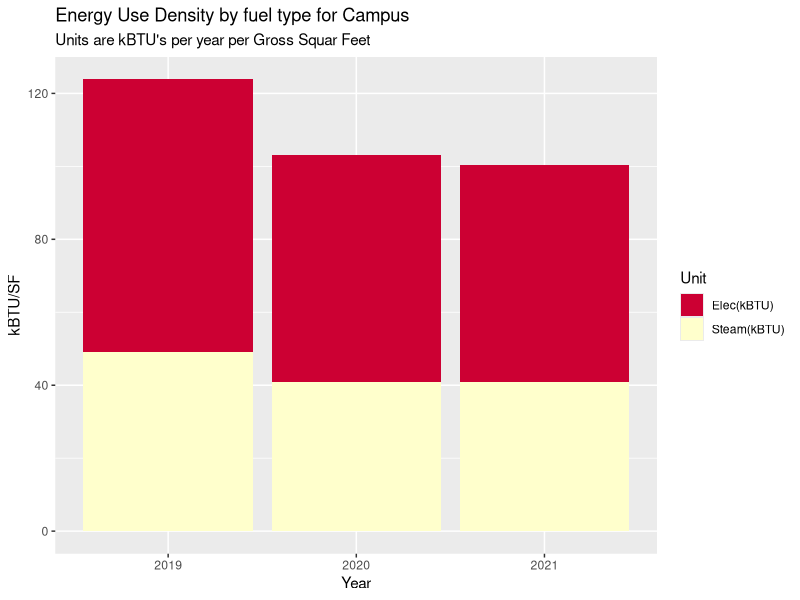
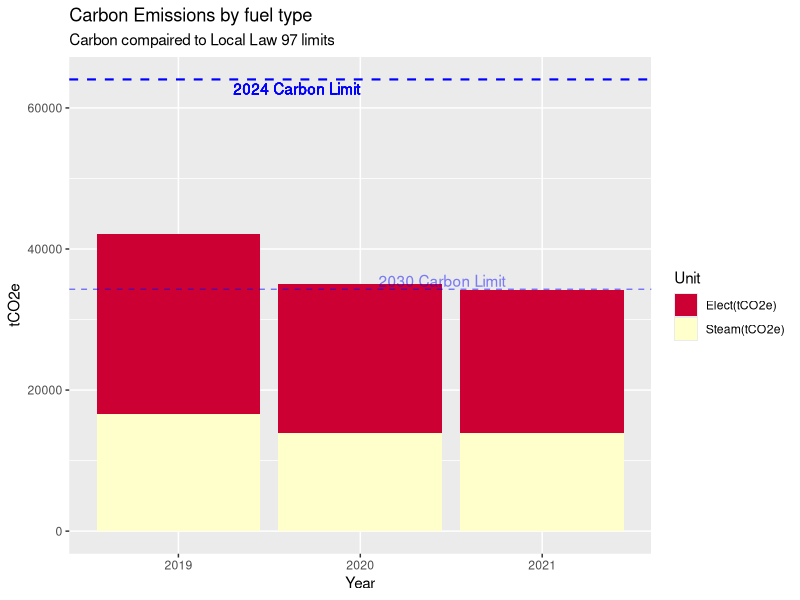
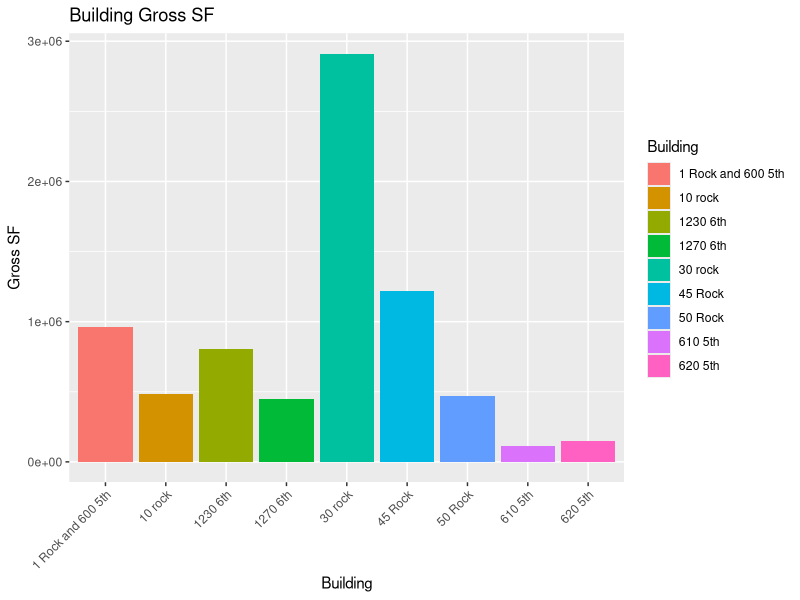
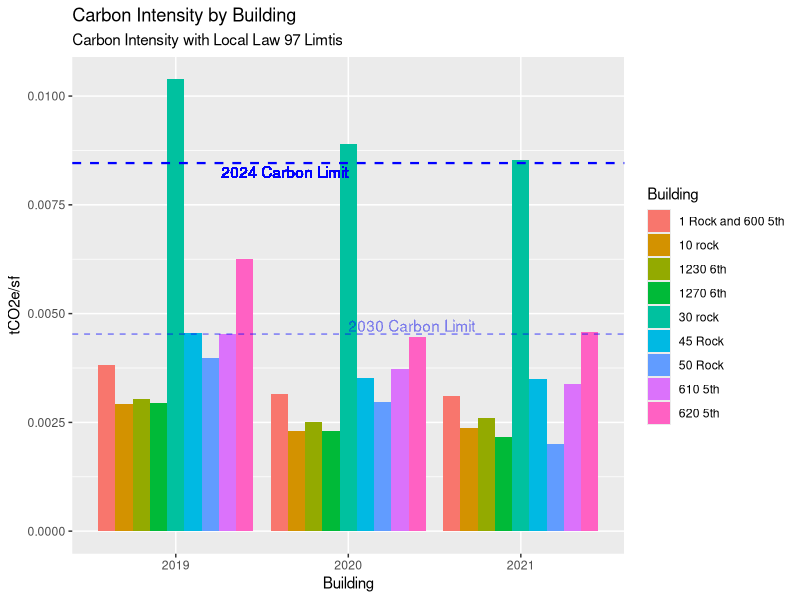

These charts were generated, in order, by the following R code: (Note: this script raises an error after producing the figures.)
## ---- chunk 1

# Load packages 
my_packages <- c("tidyverse", "vroom" , "janitor" , "glue" , "tsibble" , "tidytext","lubridate", "fable", "tsibbledata", "ggplot2", "forecast", "tseries", "rio", "zoo", "readxl", "tsibbledata", "knitr", "formattable", "scales", "kable", "kableExtra")   

invisible( lapply(my_packages, require, character.only = TRUE))

#Set up environment 
place <- "Home"  #Where are we working today. 
# place <- "work"

if (place == "Home"){setwd("C:/Users/paulr/Documents/R/RockCenterEnergyAnalysis")} else {setwd("C:/Users/prode/Documents/R/RockCenterEnergyAnalysis")}

if (!file.exists("data")) { dir.create("data")}

rm(place, my_packages ) #Clean up

options(dplyr.summarise.inform = FALSE)  # Suppress textin Knit printout. 



# Read in data

'ElecCF' <- 0.000288962  #2021 Carbon Values
'SteamCF' <- 0.00004493 #2021 Carbon Values
'IntensityLimit24' <- 0.00846 #2024 Limit
'IntensityLimit30' <- 0.00453 #2030 Limit

SteamData <- read_excel("data/Energy_Data_for_Net_Zero_Study.xlsx", sheet = "Sheet1", range = "B2:G11" , col_names = TRUE, na = "NA", col_types = NULL ) %>%  select(-5,-6)

ElectricData <- read_excel("data/Energy_Data_for_Net_Zero_Study.xlsx", sheet = "Sheet1", range = "B13:G23" , col_names = TRUE, na = "NA", col_types = NULL ) %>% select(-5,-6)



################################
# New Rules Source Excel Sheet #
RCEnergy_2 <- read_excel("data/LL97 Fines Rock Center - new rules.xlsx", sheet = "LL97 Fines", range = "A3:J14", col_names = TRUE, na = "NA", col_types = NULL)

Utilitydata_2 <- select(RCEnergy_2, "Building", "2019 kwh", "2020 kwh", "2021 kwh", "2019 mlbs", "2020 mlbs", "2021 mlbs", sqft)


################################

ElectricData %>% filter(Building == '1 Rock' | Building == '600 5th') %>% 
  select( -Building) %>% 
  summarise_each(funs(sum)) %>% 
  mutate(Building = "1 Rock and 600 5th") %>% 
  select(4,1,2,3) %>% rbind(ElectricData) %>% 
  filter(Building != '1 Rock' & Building != '600 5th') -> ElectricData

BuildingGSF <- read_excel("data/Energy_Data_for_Net_Zero_Study.xlsx", sheet = "Sheet1", range = "B28:C39" , col_names = TRUE, na = "NA", col_types = NULL ) %>% 
  filter(Building != '1 Rock' & Building != '600 5th')

UtilityData <- left_join(ElectricData, SteamData, by="Building") %>% left_join(BuildingGSF, by="Building")
UtilityData[is.na(UtilityData)] <- 0


# Adding NBC Electric
  All_Data <- read_excel("data/LL97 Fines Rock Center.xlsx", sheet = "NBC Energy", range = "B1:D64" , col_names = TRUE, na = "Not Available", col_types = c("guess", "guess", "numeric") ) %>% mutate(across(contains('Date'), ymd)) %>% select("Start Date", "kwh")
colnames(All_Data) <- c("Date",  "kwh")
All_Data %>% 
  group_by(year(Date)) %>% 
  summarise("Elect" = sum(kwh)) -> All_Data
colnames(All_Data) <- c("Date", "Elect")
All_Data %>% 
  filter(Date == 2019 | Date == 2020 | Date == 2021 ) -> All_Data
UtilityData[4,2] <- UtilityData[4,2] + All_Data[1,2]
UtilityData[4,3] <- UtilityData[4,3] + All_Data[2,2]
UtilityData[4,4] <- UtilityData[4,4] + All_Data[3,2]


#Campus EUI for each year 
UtilityData1 <- UtilityData 
apply(UtilityData1[2:4], 2, function(row) row * 3.4121 ) -> UtilityData1[2:4]
apply(UtilityData1[5:7], 2, function(row) row * 1194) -> UtilityData1[5:7]
UtilityData1 %>% select(`2019 kwh`, `2020 kwh`, `2021 kwh`, `2019 mlbs`, `2020 mlbs`, `2021 mlbs`, `Gross Floor Area`) %>%
summarise_each(funs(sum)) -> UtilityData1
    TotalFlArea <- UtilityData1$`Gross Floor Area`
    UtilityData1 %>% 
      select(-`Gross Floor Area`) %>% 
  gather(key = "Item", value = "Value") -> UtilityData1
  cbind(UtilityData1, str_split_fixed(UtilityData1$Item, " ", n=2)) %>% 
  select(-"Item") -> UtilityData1 
  colnames(UtilityData1)  <-  c("Value", "Year", "Unit") 
  apply(UtilityData1[3], 1, function(x) {ifelse(x == "kwh", "Elec(kBTU)", "Steam(kBTU)")}) -> UtilityData1[3]
  

  # Make an EUI plot with kBTU vales for both  electric and steam  
UtilityData2 <- UtilityData1
apply(UtilityData2[1], 1, function(row) row / TotalFlArea ) -> UtilityData2[1]
UtilityData2 %>% 
  ggplot(aes(x = Year, y = Value, fill = Unit)) +
  geom_bar(stat = "identity", position = "stack") +
  labs( title = "Energy Use Density by fuel type for Campus",
        subtitle = "Units are kBTU's per year per Gross Squar Feet") +
  xlab("Year") +
  ylab("kBTU/SF") +
  scale_fill_manual(values = c("#CC0033", "#FFFFCC"))


 ### Delta's ###
  UtilityData2 %>%
    group_by(Year) %>% 
    summarise("AnnuValues" = sum(Value)) %>% 
    mutate("BaseYear" = max(AnnuValues)) %>% 
    mutate("Delta" = AnnuValues/BaseYear) -> CampusDelta
  CampusDelta[4] <- sapply(CampusDelta[4], function(x) percent(x, accuracy=1))
## ---- chunk 2

#Make a Carbon table in the dataframe UtilityData1
UtilityData3 <- UtilityData1
  apply(UtilityData3[3], 1, function(x) {ifelse(x == "Elec(kBTU)", "Elect(tCO2e)", "Steam(tCO2e)")}) -> UtilityData3[3]
  
  
  UtilityData3 %>% 
  mutate(Carbon = ifelse(Unit == "Elec(kBTU)", Value * ElecCF / 3.4121, Value * SteamCF)) %>% ggplot(aes(x = Year, y = Carbon, fill = Unit)) +
  geom_bar(stat = "identity", position = "stack") +
  labs( title = "Carbon Emissions by fuel type",
        subtitle = "Carbon compaired to Local Law 97 limits") +
  labs(x = "Year", y = "tCO2e") +
  #guides(fill = FALSE) +
  geom_hline(aes(yintercept = TotalFlArea * IntensityLimit24), color = "blue", linetype = "dashed", size = 0.75) +
  geom_text(aes(x = 2, y = TotalFlArea * IntensityLimit24, label = "2024 Carbon Limit"), hjust = 1, vjust = 1.25 , color = "blue") +
  geom_hline(aes(yintercept = TotalFlArea * IntensityLimit30), linetype = "dashed", color = "blue", size = 0.5, alpha = 0.5) +
  geom_text(aes(x = 2.1, y = TotalFlArea * IntensityLimit30, label = "2030 Carbon Limit", alpha = 0.1), hjust = 0, vjust = -.2 , color = "blue", alpha = 0.1) +
  scale_fill_manual(values = c("#CC0033", "#FFFFCC"))
  
## ---- chunk 3

#Plot Carbon Intensities versus LL97 Limits 
UtilityData1 <- UtilityData 
#apply(UtilityData1[2:4], 2, function(row) row * 3.4121 ) -> UtilityData1[2:4]
apply(UtilityData1[5:7], 2, function(row) row * 1194) -> UtilityData1[5:7]
UtilityData1[2:7]/UtilityData1$`Gross Floor Area` -> UtilityData1[2:7]
colnames(UtilityData1) <- c("Building", "2019 kwh", "2020 kwh", "2021 kwh", "2019 kBTUs", "2020 kBTUs", "2021 kBTUs", "Gross Floor Area")

UtilityData1 %>% select("Building", "2019 kwh", "2020 kwh", "2021 kwh", "2019 kBTUs", "2020 kBTUs", "2021 kBTUs") -> UtilityData1

UtilityData1 %>% 
  gather(key = "Item", value = "Value", -"Building") -> UtilityData1
  cbind(UtilityData1, str_split_fixed(UtilityData1$Item, " ", n=2)) %>% 
  select(-"Item") -> UtilityData1 
  colnames(UtilityData1)  <-  c("Building", "Value", "Year", "Unit") 
  UtilityData1 %>% 
    mutate("Carbon/SF" = ifelse(Unit == "kwh", Value * ElecCF, Value * SteamCF)) %>% 
    select(Building, Year, Unit, `Carbon/SF`) %>% 
    mutate("Carbon" = "tCO2e") -> UtilityData1
  
  UtilityData %>%   
ggplot(aes(x = Building, y = `Gross Floor Area`, fill = Building)) +
  geom_bar(stat = "identity", position = "dodge") +
  labs( title = "Building Gross SF") +
  labs(x = "Building", y = "Gross SF") +
  theme(axis.text.x = element_text (angle = 45, vjust = 1, hjust=1)) 


UtilityData1 %>%   
ggplot(aes(x = Year, y = `Carbon/SF`, fill = Building, group = Building)) +
  geom_bar(stat = "identity", position = "dodge") +
  labs( title = "Carbon Intensity by Building",
        subtitle = "Carbon Intensity with Local Law 97 Limtis") +
  labs(x = "Building", y = "tCO2e/sf") +
  geom_hline(aes(yintercept = IntensityLimit24), color = "blue", linetype = "dashed", size = 0.75) +
  geom_text(aes(x = 2, y = IntensityLimit24, label = "2024 Carbon Limit"), hjust = 1, vjust = 1.25 , color = "blue") +
  geom_hline(aes(yintercept = IntensityLimit30), linetype = "dashed", color = "blue", size = 0.5, alpha = 0.5) +
  geom_text(aes(x = 2, y = IntensityLimit30, label = "2030 Carbon Limit"), hjust = 0, vjust = -.2 , color = "blue", alpha = 0.01) 
  

CarbonLimits <- data.frame(Year = 2019:2021, IntensityLimit24 = 0.00846, IntensityLimit30 = 0.00453)
CarbonLimits$Year <- as.character(CarbonLimits$Year)
## ---- chunk 4


###### Making table for penalties ######
UtilityData1 %>% 
  left_join(BuildingGSF) %>% 
  left_join(CarbonLimits) %>% 
  mutate('tCO2e' = IntensityLimit24 - `Carbon/SF`) -> UtilityDataT

UtilityDataT %>% 
  mutate("Penality" = ifelse(tCO2e > 0, 0, (268 * tCO2e * UtilityDataT$`Gross Floor Area`))) -> UtilityDataT

UtilityDataT %>% 
  filter(Year == 2019) %>% 
  select(-Year, -Unit, -Carbon, -IntensityLimit30, -IntensityLimit24) %>% 
  group_by(Building) %>% 
  summarise( "CarbonPSF" = sum(`Carbon/SF`), "tCO2e" = sum(`tCO2e`), "Penalty" = sum(Penality))  -> UtilityDataT2

kable(UtilityDataT2, format = "html", col.names = c("Building", "Carbon/GSF", "Total Carbon", "Net Penanity"), align = "lllc", caption = "<center><strong><strong>Penality Tabulation</strong></strong></center>", digits = getOption("digits"), booktabs = T ) %>% 
kable_styling(bootstrap_options = "striped",full_width = F) 



## ---- chunk 5

#1 Electric kWh
ElectricData %>% select(Building, `2019 kwh`, `2020 kwh`, `2021 kwh`) %>% 
  gather(key = "Item", value = "Value", -Building) %>%
  ggplot(aes(x = Building, y = Value, fill = Item, group = Item)) +
  labs( title = "Annual Electric by Building",
        subtitle = "2019 and Covid years", x = "Building", y = "kWh") +
  theme(axis.text.x = element_text (angle = 45, vjust = 1, hjust=1)) +
  geom_bar(stat = "identity", position = "dodge")
## ---- chunk 6
#2 Electric kWh per GSF 
UtilityData1 <- UtilityData
apply(UtilityData1[2:7], 2, function(row) row / UtilityData1$`Gross Floor Area`) -> UtilityData1[2:7]
UtilityData1 %>% select(Building, `2019 kwh`, `2020 kwh`, `2021 kwh`) %>% 
  gather(key = "Item", value = "Value", -Building) %>% 
  ggplot(aes(x = Building, y = Value, fill = Item, group = Item)) +
  labs( title = "Annual Electric per Gross Squar Foot by Building",
        subtitle = "2019 and Covid years", x = "Building", y = "kWh/GSF") +
  theme(axis.text.x = element_text (angle = 45, vjust = 1, hjust=1)) +
  geom_bar(stat = "identity", position = "dodge")
## ---- chunk 7

#3 percent kWh reductions relative to 2019 
UtilityData1 <- UtilityData
apply(UtilityData1[2:7], 2, function(row) row / UtilityData1$`Gross Floor Area`) -> UtilityData1[2:7]
apply(UtilityData1[2:4], 2, function(row) row / UtilityData1$`2019 kwh`) -> UtilityData1[2:4]
UtilityData1 %>% select(Building, `2019 kwh`, `2020 kwh`, `2021 kwh`) %>% 
  gather(key = "Item", value = "Value", -Building) %>% 
  ggplot(aes(x = Building, y = Value, fill = Item, group = Item)) + 
  labs( title = "Percent of 2019 Electrical Consumption by Building",
        subtitle = "2019 Electric versys Covid years", x = "Building", y = "kWh/GSF % of 2019") +
  theme(axis.text.x = element_text (angle = 45, vjust = 1, hjust=1)) +
  geom_bar(stat = "identity", position = "dodge")
## ---- chunk 8
# 4 Steam mlb 
SteamData %>% select(Building, `2019 mlbs`, `2020 mlbs`, `2021 mlbs`) %>% 
  gather(key = "Item", value = "Value", -Building) %>%
  ggplot(aes(x = Building, y = Value, fill = Item, group = Item)) +
  labs( title = "Steam Comsumption ",
        subtitle = "Steam comsumption in mLB per year and building", x = "Building", y = "Mlb") +
  theme(axis.text.x = element_text (angle = 45, vjust = 1, hjust=1)) +
  geom_bar(stat = "identity", position = "dodge")

## ---- chunk 9

#5 steam mlb per gsf 
UtilityData1 <- UtilityData
apply(UtilityData1[2:7], 2, function(row) row / UtilityData1$`Gross Floor Area`) -> UtilityData1[2:7]
UtilityData1 %>% select(Building, `2019 mlbs`, `2020 mlbs`, `2021 mlbs`) %>% 
  gather(key = "Item", value = "Value", -Building) %>% 
  ggplot(aes(x = Building, y = Value, fill = Item, group = Item)) +
  labs( title = "Steam Comsumption per GSF ",
        subtitle = "Steam comsumption in mLB per GSF year and building", x = "Building", y = "Mlb/GSF") +
  theme(axis.text.x = element_text (angle = 45, vjust = 1, hjust=1)) +
  geom_bar(stat = "identity", position = "dodge")
  
## ---- chunk 10

#6 percent down from 2019
UtilityData1 <- UtilityData
apply(UtilityData1[2:7], 2, function(row) row / UtilityData1$`Gross Floor Area`) -> UtilityData1[2:7]
apply(UtilityData1[5:7], 2, function(row) row / UtilityData1$`2019 mlbs`) -> UtilityData1[5:7]
UtilityData1 %>% select(Building, `2019 mlbs`, `2020 mlbs`, `2021 mlbs`) %>% 
  gather(key = "Item", value = "Value", -Building) %>% 
  ggplot(aes(x = Building, y = Value, fill = Item, group = Item)) +
  labs( title = "Percent of 2019 Steam Consumption by Building ",
        subtitle = "2019 Steam versys Covid years", x = "Building", y = "Mlb/GSF % of 2019") +
  theme(axis.text.x = element_text (angle = 45, vjust = 1, hjust=1)) +
  geom_bar(stat = "identity", position = "dodge")

## ---- chunk 11


EPA_data <- read_excel("data/EPA_Annual_Energy_Use_By_Meter.xlsx", range = "A6:BB155" , col_names = FALSE, na = "NA", col_types = NULL )

EPA_data <- read_excel("data/EPA_Annual_Energy_Use_By_Meter.xlsx", skip = 4)




Turnstile_data <- read.csv("data/RC_Occunpancy_Data_Details_data.csv") %>% 
  select(Property, Date, Total.Entrants)

Turnstile_data$Date <- mdy(Turnstile_data$Date)

Turnstile_data %>%   
group_by(Property, "Year" = year(Date)) %>%  #"Month" = month(Date)) %>% 
  summarise(Population = sum(Total.Entrants)) -> Turnstile_data1
Turnstile_data1$Year <- as.factor(Turnstile_data1$Year)

Turnstile_data1 %>% 
  ggplot(aes(x = Property, y = Population, group = Year, fill = Year)) +
   labs( title = "Turnstyle Counts by Month",
        subtitle = "Morning Counts", x = "Building", y = "Entrants") +
  theme(axis.text.x = element_text (angle = 45, vjust = 1, hjust=1)) +
  geom_bar(stat = "identity", position = "dodge")
  




Turnstile_data %>%   
group_by("Year" = year(Date)) %>%   
  summarise(Population = sum(Total.Entrants)) -> Turnstile_data2
Turnstile_data2$Year <- as.factor(Turnstile_data2$Year)


  
